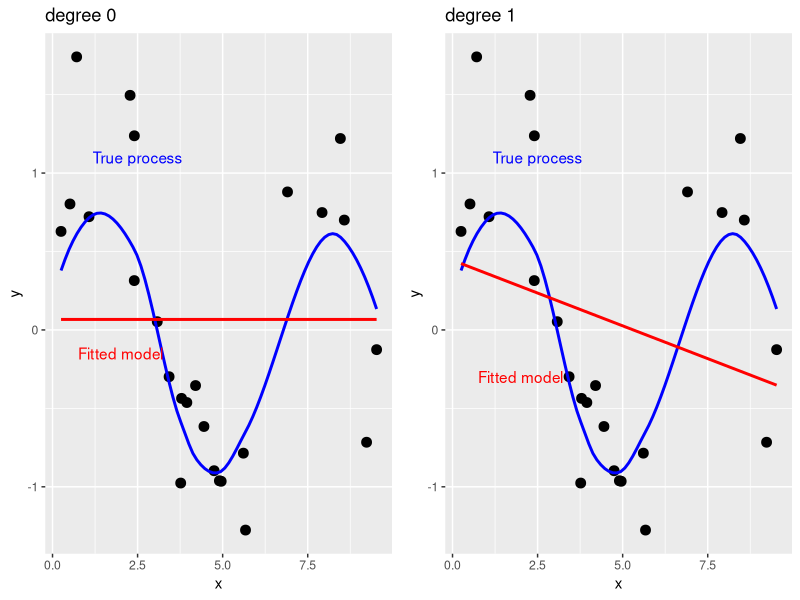
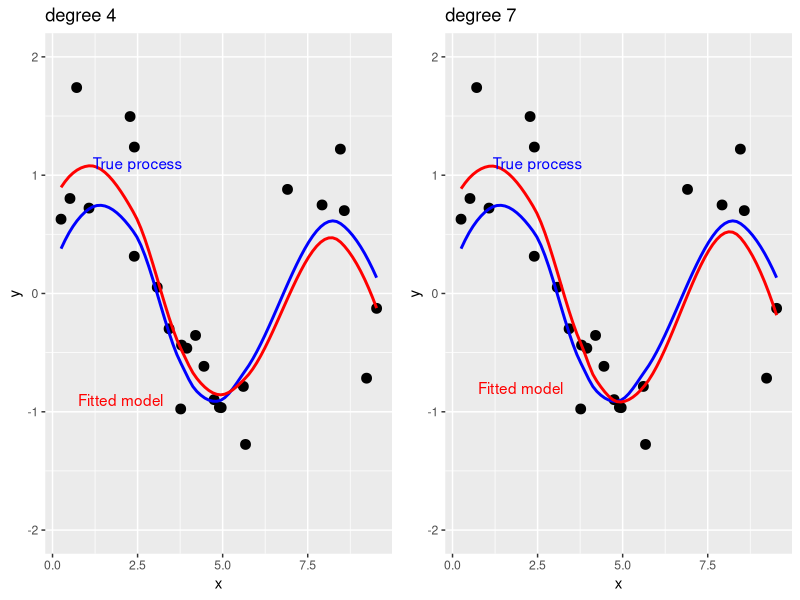

The R source for these figures, in order: (Note: a time limit stopped this script after it produced the figures.)
## ---- chunk 1
# CHUNK 1
library(glmnet)
library(ggplot2)
library(gridExtra)

set.seed(150) # You might want to remove this command later on to see if similar results obtain from other randomly generated data sets.

x <- runif(25, 0, 10) # Generate 25 predictor variables using the uniform distribution over the interval 0 to 10.
df <- data.frame(x = x, y = sin(x) + rnorm(25, 0, 0.5), fO = sin(x), X1 = x, X2 = x^2, X3 = x^3, X4 = x^4, X5 = x^5, X6 = x^6, X7 = x^7) # Generate 25 target variables and features needed to fit polynomial regression models. f0 holds the true value for the process.

m1 <- lm(as.formula("y~X1"), data = df)
m4 <- lm(as.formula("y~X1+X2+X3+X4"), data = df)
m7 <- lm(as.formula("y~X1+X2+X3+X4+X5+X6+X7"), data = df)

df$m0 <- mean(df$y) # Predictions using a 0-degree polynomial, which will be the mean of y.
df$m1 <- predict(m1, newdata = df)
df$m4 <- predict(m4, newdata = df)
df$m7 <- predict(m7, newdata = df)

p1 <- ggplot(data = df, aes(x = x)) +
  geom_point(aes(y = y), size = 3) +
  geom_smooth(aes(y = fO), se = FALSE, color = "blue", size = 1) +
  geom_smooth(aes(y = m0), se = FALSE, color = "red") +
  ggtitle("degree 0") +
  scale_y_continuous("y") +
  annotate("text", x = 2.5, y = 1.1, label = "True process", color = "blue") +
  annotate("text", x = 2, y = -0.15, label = "Fitted model", color = "red")
p2 <- ggplot(data = df, aes(x = x)) +
  geom_point(aes(y = y), size = 3) +
  geom_smooth(aes(y = fO), se = FALSE, color = "blue", size = 1) +
  geom_smooth(aes(y = m1), se = FALSE, color = "red") +
  ggtitle("degree 1") +
  scale_y_continuous("y") +
  annotate("text", x = 2.5, y = 1.1, label = "True process", color = "blue") +
  annotate("text", x = 2, y = -0.3, label = "Fitted model", color = "red")
p3 <- ggplot(data = df, aes(x = x)) +
  geom_point(aes(y = y), size = 3) +
  geom_smooth(aes(y = fO), se = FALSE, color = "blue", size = 1) +
  geom_smooth(aes(y = m4), se = FALSE, color = "red") +
  ggtitle("degree 4") +
  scale_y_continuous("y", limits = c(-2, 2)) +
  annotate("text", x = 2.5, y = 1.1, label = "True process", color = "blue") +
  annotate("text", x = 2, y = -0.9, label = "Fitted model", color = "red")
p4 <- ggplot(data = df, aes(x = x)) +
  geom_point(aes(y = y), size = 3) +
  geom_smooth(aes(y = fO), se = FALSE, color = "blue", size = 1) +
  geom_smooth(aes(y = m7), se = FALSE, color = "red") +
  ggtitle("degree 7") +
  scale_y_continuous("y", limits = c(-2, 2)) +
  annotate("text", x = 2.5, y = 1.1, label = "True process", color = "blue") +
  annotate("text", x = 2, y = -0.8, label = "Fitted model", color = "red")

grid.arrange(p1, p2, ncol = 2)
grid.arrange(p3, p4, ncol = 2)
## ---- chunk 2
# CHUNK 2
# The outer loop uses test values from 0.05 to 9.95 by steps of 0.1.
set.seed(98765)
test.dat <- seq(0.05, 9.95, 0.1)
var <- matrix(0, nrow = 1, ncol = 4) # These hold the sums over the individual simulations.
bias <- matrix(0, nrow = 1, ncol = 4)
loss <- matrix(0, nrow = 1, ncol = 4)
error <- 0
for (i in 1:100)
{
  test.value <- test.dat[i] # Fix the test value to use.
  true.model.value <- sin(test.value) # Calculate the value using the true model.

  y.hat <- matrix(0, nrow = 500, ncol = 5) # Set up a matrix to hold the key values from the 500 simulations.
  for (j in 1:500) # Inner loop works with 500 simulated training sets.
  {
    x <- runif(25, 0, 10)
    df <- data.frame(x = x, y = sin(x) + rnorm(25, 0, 0.5), X1 = x, X2 = x^2, X3 = x^3, X4 = x^4, X5 = x^5, X6 = x^6, X7 = x^7)
    y.value <- true.model.value + rnorm(1, 0, 0.5)
    y.hat[j, 5] <- y.value # We need the observed target value for later use.
    m1 <- lm(as.formula("y~X1"), data = df)
    m4 <- lm(as.formula("y~X1+X2+X3+X4"), data = df)
    m7 <- lm(as.formula("y~X1+X2+X3+X4+X5+X6+X7"), data = df)
    test.vector <- data.frame(X1 = test.value, X2 = test.value^2, X3 = test.value^3, X4 = test.value^4, X5 = test.value^5, X6 = test.value^6, X7 = test.value^7)
    pred0 <- mean(df$y)
    pred1 <- predict(m1, newdata = test.vector)
    pred4 <- predict(m4, newdata = test.vector)
    pred7 <- predict(m7, newdata = test.vector)
    y.hat[j, 1] <- pred0
    y.hat[j, 2] <- pred1
    y.hat[j, 3] <- pred4
    y.hat[j, 4] <- pred7 # All the work to do now is to get the predicted values into the matrix.
  }
  var[1, 1] <- var[1, 1] + var(y.hat[, 1]) # Compute the variance and add to the running totals.
  var[1, 2] <- var[1, 2] + var(y.hat[, 2])
  var[1, 3] <- var[1, 3] + var(y.hat[, 3])
  var[1, 4] <- var[1, 4] + var(y.hat[, 4])
  bias[1, 1] <- bias[1, 1] + (mean(y.hat[, 1]) - true.model.value)^2 # Compute the biases and add to the running totals.
  bias[1, 2] <- bias[1, 2] + (mean(y.hat[, 2]) - true.model.value)^2
  bias[1, 3] <- bias[1, 3] + (mean(y.hat[, 3]) - true.model.value)^2
  bias[1, 4] <- bias[1, 4] + (mean(y.hat[, 4]) - true.model.value)^2
  error <- error + var(y.hat[, 5] - true.model.value) # Add the squared error to the running total.
  loss[1, 1] <- loss[1, 1] + sum((y.hat[, 1] - y.hat[, 5])^2) / 500 # Add the loss to the running total.
  loss[1, 2] <- loss[1, 2] + sum((y.hat[, 2] - y.hat[, 5])^2) / 500
  loss[1, 3] <- loss[1, 3] + sum((y.hat[, 3] - y.hat[, 5])^2) / 500
  loss[1, 4] <- loss[1, 4] + sum((y.hat[, 4] - y.hat[, 5])^2) / 500
}
var / 100 # Get the averages of the running totals and display them.
bias / 100
error / 100
loss / 100
